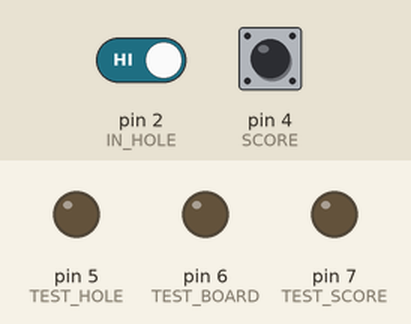
A sketch run on a simulated Arduino Uno, built with avr-gcc and run on an emulated ATmega328P. Parts: output pins drawn as LEDs (lit = HIGH). The inputs (shaded band) are chosen by the test bench; at power-on: pin 4 (SCORE) HIGH, pin 2 (IN_HOLE) HIGH. What the sketch prints to the serial monitor is not drawn.

Above: at 1.2 s.
1.3 s: pin 4 (SCORE) pulled LOW for 3.2 s
At 2.1 s:
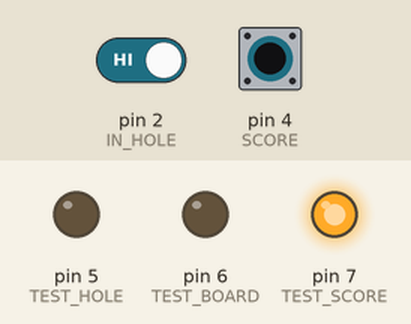
6.8 s: pin 2 (IN_HOLE) driven LOW and pin 4 (SCORE) driven LOW
At 7.6 s:
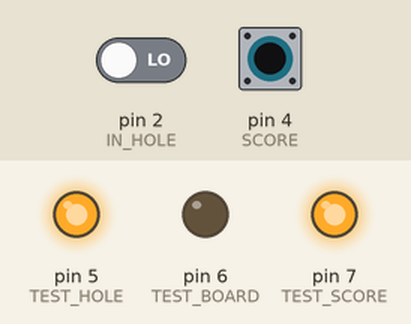
9.8 s: pin 4 (SCORE) driven HIGH
At 10.3 s:
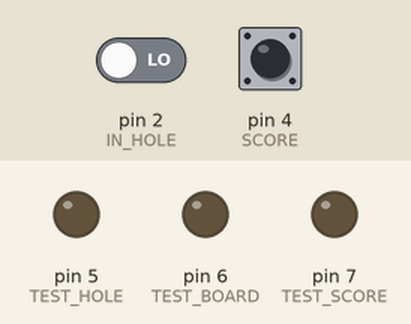
11.3 s: pin 4 (SCORE) driven LOW
At 12.1 s:
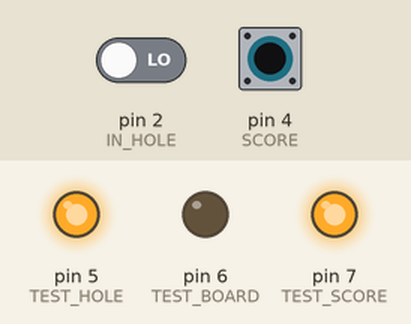
14.3 s: pin 2 (IN_HOLE) driven HIGH
At 14.9 s:
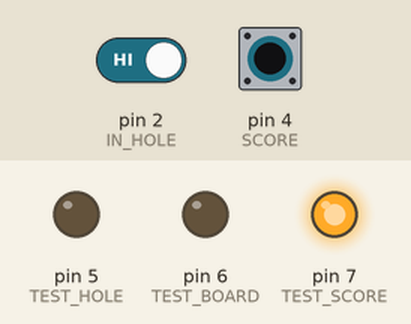
Timing chart, 0 to 17.3 s (numbered marks = the images above; inputs shaded):
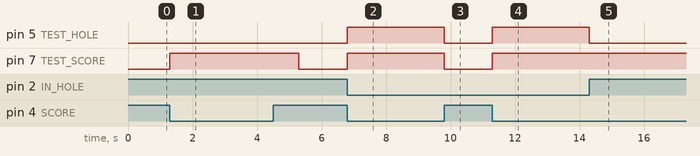

The sketch:

enddemo.ino
```cpp
#define IN_HOLE 2
#define ON_BOARD 3
#define SCORE 4
#define TEST_HOLE 5
#define TEST_BOARD 6
#define TEST_SCORE 7
#include <SoftwareSerial.h>
boolean isInHole = false;
boolean isOnBoard = false;
int val = 0;
char code[10];
int bytesread = 0;
#define rxPin 8
#define txPin 9

void setup()
{
  pinMode(ON_BOARD, INPUT);
  digitalWrite(ON_BOARD, HIGH);
  pinMode(IN_HOLE, INPUT);
  digitalWrite(IN_HOLE, HIGH);
  pinMode(SCORE, INPUT);
  digitalWrite(SCORE, HIGH);
  pinMode(TEST_HOLE, OUTPUT);
  pinMode(TEST_BOARD, OUTPUT);
  pinMode(TEST_SCORE, OUTPUT);
  Serial.begin(9600);
}

void loop()
{
  // RFID CODE
  SoftwareSerial RFID = SoftwareSerial(rxPin,txPin);
  RFID.begin(2400);

  if((val = RFID.read()) == 10)
  {
    isOnBoard = true;
  }

//  //REST OF CODE
  if (!digitalRead(IN_HOLE)) {
    isInHole = true;
  }
  // If score pressed
  if (!digitalRead(SCORE)) {
      digitalWrite(TEST_SCORE, HIGH);
    if (isOnBoard && isInHole) { // Both
      Serial.print('A');
      digitalWrite(TEST_HOLE, HIGH);
      digitalWrite(TEST_BOARD, HIGH);
      isInHole = false;
      isOnBoard = false;
    } else if (isOnBoard) { // on board
      Serial.print('B');
      digitalWrite(TEST_BOARD, HIGH);
      isOnBoard = false;
    } else if (isInHole) { // in hole
      Serial.print('H');
      digitalWrite(TEST_HOLE, HIGH);
      isInHole = false;
    }
    delay(1000);
    digitalWrite(TEST_HOLE, LOW);
    digitalWrite(TEST_BOARD, LOW);
    digitalWrite(TEST_SCORE, LOW);
  }
}
```

Measured:
- after the input at 1.3 s, pin 7 (TEST_SCORE): LOW → HIGH at once, → LOW 4.0 s later
- after the input at 6.8 s, pin 5 (TEST_HOLE), pin 7 (TEST_SCORE): LOW → HIGH at once
- after the input at 9.8 s, pin 5 (TEST_HOLE), pin 7 (TEST_SCORE): HIGH → LOW at once
- after the input at 11.3 s, pin 5 (TEST_HOLE), pin 7 (TEST_SCORE): LOW → HIGH at once
- after the input at 14.3 s, pin 5 (TEST_HOLE): HIGH → LOW at once
